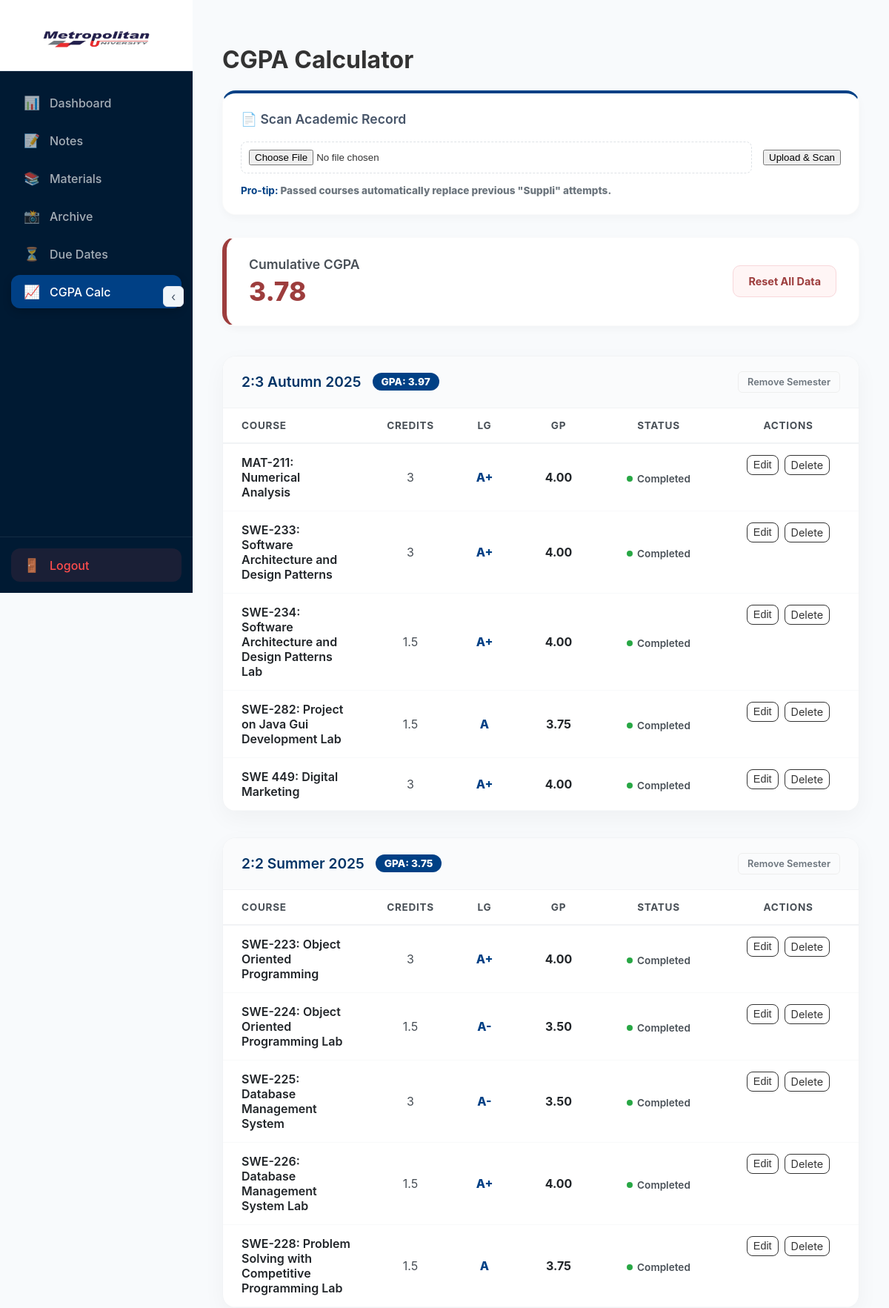
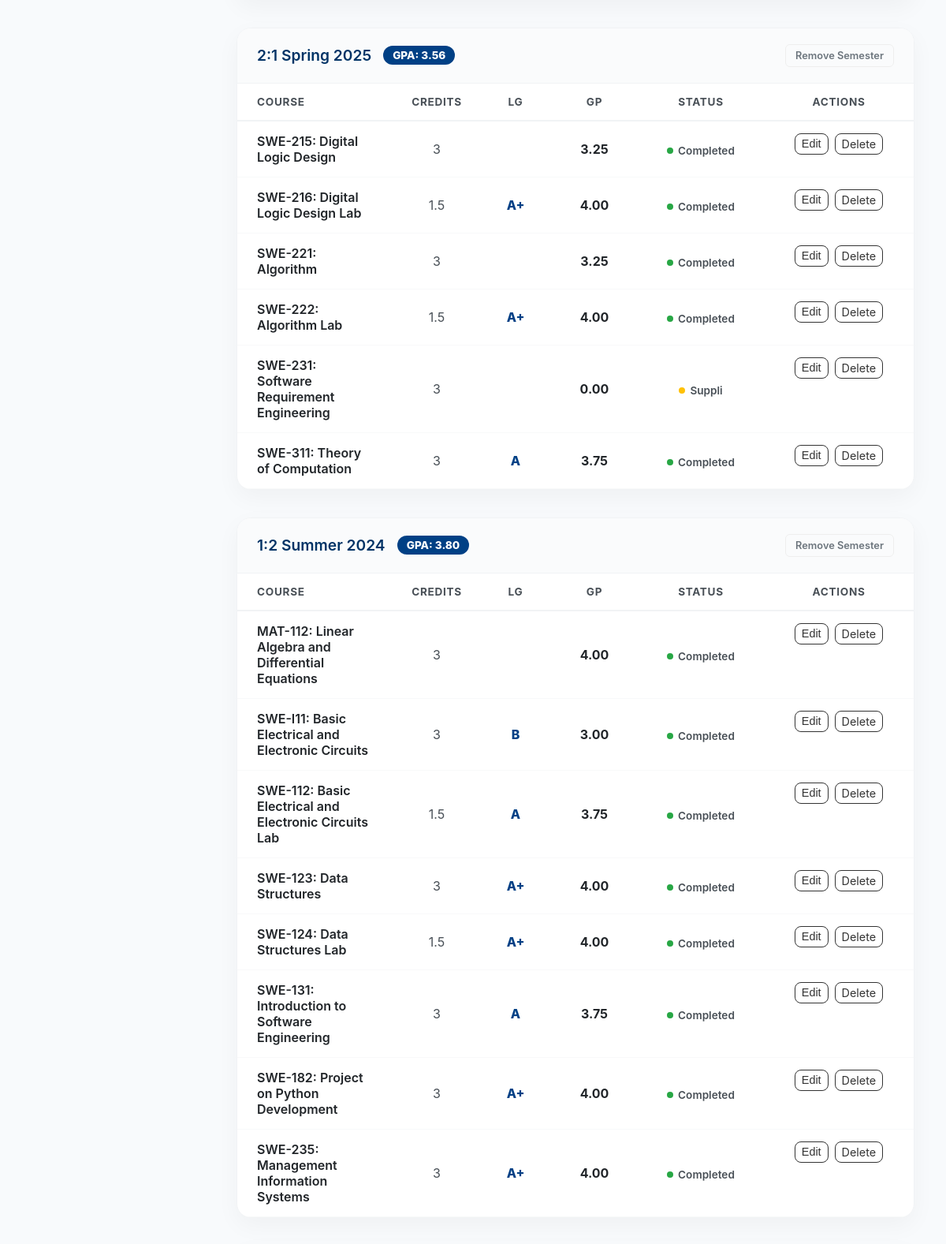
Screenshot of /cgpa.php (signed in, upper part) with the database file from the repository (2 pictures, top to bottom).
### tables this page shows
CREATE TABLE course_results (
    id INTEGER PRIMARY KEY AUTOINCREMENT,
    user_id INTEGER NOT NULL,
    course_name TEXT NOT NULL,
    credits INTEGER NOT NULL,
    grade REAL NOT NULL,
    semester TEXT NOT NULL, letter_grade TEXT, status TEXT,
    FOREIGN KEY (user_id) REFERENCES users(id)
);

### cgpa.php (the view, shortened to what this page needs)
<?php
require_once 'includes/db.php';
$stmt = $db->prepare("SELECT * FROM course_results WHERE user_id = ? ORDER BY semester DESC");
$stmt->execute([$_SESSION['user_id']]);
$results = $stmt->fetchAll();
$semesters = [];
$total_points = 0;
$total_credits = 0;
foreach ($results as $row) {
    if (!isset($semesters[$row['semester']])) {
        $semesters[$row['semester']] = ['courses' => [], 'points' => 0, 'credits' => 0];
    }
    $semesters[$row['semester']]['courses'][] = $row;
    if ($row['grade'] > 0) {
        $semesters[$row['semester']]['points'] += ($row['grade'] * $row['credits']);
        $semesters[$row['semester']]['credits'] += $row['credits'];
        $total_points += ($row['grade'] * $row['credits']);
        $total_credits += $row['credits'];
    }
}
$cgpa = ($total_credits > 0) ? ($total_points / $total_credits) : 0;
?>
<?php include 'includes/header.php'; ?>
<h1>CGPA Calculator</h1>
<div class="card" style="margin-bottom: 30px; border-top: 4px solid #004085;">
    <h3 style="margin-top: 0; margin-bottom: 20px;">📄 Scan Academic Record</h3>
    <form method="POST" enctype="multipart/form-data" style="display: flex; gap: 15px; align-items: center;">
        <div style="flex: 1;">
            <input type="file" name="transcript" accept="image/*" required
                   style="border: 1px dashed #dee2e6; padding: 10px; width: 100%; box-sizing: border-box; border-radius: 8px;">
        </div>
        <button type="submit" style="white-space: nowrap;">Upload & Scan</button>
    </form>
    <p style="font-size: 0.85rem; color: #6c757d; margin-top: 15px;">
        <span style="color: #004085; font-weight: bold;">Pro-tip:</span> Passed courses automatically replace previous "Suppli" attempts.
    </p>
</div>
<div class="card" style="margin-bottom: 40px; border-left: 6px solid #9d3d3d; flex-direction: row; align-items: center; justify-content: space-between; padding: 25px 30px;">
    <div>
        <h3 style="margin: 0; color: #495057; font-size: 1.1rem;">Cumulative CGPA</h3>
        <p style="margin: 5px 0 0 0; font-size: 2.2rem; font-weight: 800; color: #9d3d3d;">
            <?php echo number_format($cgpa, 2); ?>
        </p>
    </div>
    <?php if (!empty($semesters)): ?>
        <a href="cgpa.php?delete_all=1" onclick="return confirm('Delete ALL records?')"
           style="background: #fff5f5; color: #9d3d3d; text-decoration: none; padding: 12px 20px; border-radius: 10px; font-weight: 700; font-size: 0.9rem; border: 1px solid #f8d7da; transition: all 0.2s;">
            Reset All Data
        </a>
    <?php endif; ?>
</div>
<?php foreach ($semesters as $semester_name => $data):
    $sem_gpa = ($data['credits'] > 0) ? ($data['points'] / $data['credits']) : 0;
?>
    <div class="card" style="padding: 0; margin-top: 35px; border: 1px solid #f1f3f5; box-shadow: 0 10px 30px rgba(0,0,0,0.04);">
        <div style="padding: 20px 25px; background: #fafbfc; border-bottom: 1px solid #f1f3f5; display: flex; justify-content: space-between; align-items: center; border-radius: 16px 16px 0 0;">
            <div style="display: flex; align-items: center; gap: 15px;">
                <h3 style="margin: 0; font-size: 1.2rem; color: #003366;"><?php echo htmlspecialchars($semester_name); ?></h3>
                <span style="font-size: 0.85rem; color: #fff; font-weight: 800; background: #004085; padding: 4px 12px; border-radius: 20px;">
                    GPA: <?php echo number_format($sem_gpa, 2); ?>
                </span>
            </div>
            <a href="cgpa.php?delete_semester=<?php echo urlencode($semester_name); ?>" onclick="return confirm('Delete this semester?')"
               style="color: #6c757d; font-size: 0.8rem; text-decoration: none; font-weight: 600; padding: 6px 12px; border-radius: 6px; border: 1px solid #eee;">
                Remove Semester
            </a>
        </div>
        <div style="overflow-x: auto;">
            <table style="width: 100%; border-collapse: collapse;">
                <thead>
                    <tr style="background: #fff; color: #495057; border-bottom: 2px solid #f1f3f5;">
                        <th style="padding: 15px 25px; text-align: left; font-size: 0.85rem; text-transform: uppercase; letter-spacing: 0.05em;">Course</th>
                        <th style="padding: 15px; text-align: center; width: 80px; font-size: 0.85rem; text-transform: uppercase; letter-spacing: 0.05em;">Credits</th>
                        <th style="padding: 15px; text-align: center; width: 60px; font-size: 0.85rem; text-transform: uppercase; letter-spacing: 0.05em;">LG</th>
                        <th style="padding: 15px; text-align: center; width: 80px; font-size: 0.85rem; text-transform: uppercase; letter-spacing: 0.05em;">GP</th>
                        <th style="padding: 15px; text-align: center; width: 130px; font-size: 0.85rem; text-transform: uppercase; letter-spacing: 0.05em;">Status</th>
                        <th style="padding: 15px 25px; text-align: center; width: 140px; font-size: 0.85rem; text-transform: uppercase; letter-spacing: 0.05em;">Actions</th>
                    </tr>
                </thead>
                <tbody>
                    <?php foreach ($data['courses'] as $course): ?>
                        <tr id="row-<?php echo $course['id']; ?>" style="border-bottom: 1px solid #f8f9fa; transition: background 0.2s;">
                            <form method="POST">
                                <td style="padding: 15px 25px;">
                                    <span class="display-mode" style="font-weight: 600; color: #212529;"><?php echo htmlspecialchars($course['course_name'] ?? ''); ?></span>
                                </td>
                                <td style="padding: 15px; text-align: center;">
                                    <span class="display-mode" style="color: #495057;"><?php echo $course['credits']; ?></span>
                                </td>
                                <td style="padding: 15px; text-align: center;">
                                    <span class="display-mode" style="font-weight: 800; color: #004085;"><?php echo htmlspecialchars($course['letter_grade'] ?? ''); ?></span>
                                </td>
                                <td style="padding: 15px; text-align: center;">
                                    <span class="display-mode" style="font-weight: 700; color: #212529;"><?php echo number_format($course['grade'], 2); ?></span>
                                </td>
                                <td style="padding: 15px; text-align: center;">
                                    <span class="display-mode">
                                        <?php
                                            $status_text = htmlspecialchars($course['status'] ?: 'Completed');
                                            $dot_color = is_numeric(stripos($status_text, 'Completed')) ? '#28a745' :
                                                       (is_numeric(stripos($status_text, 'Suppli')) ? '#ffc107' :
                                                       (is_numeric(stripos($status_text, 'Retake')) ? '#dc3545' : '#6c757d'));
                                        ?>
                                        <span style="display: inline-flex; align-items: center; gap: 6px; font-size: 0.85rem; font-weight: 600; color: #495057;">
                                            <span style="width: 8px; height: 8px; background: <?php echo $dot_color; ?>; border-radius: 50%;"></span>
                                            <?php echo $status_text; ?>
                                        </span>
                                    </span>
                                </td>
                                <td style="padding: 15px 25px; text-align: center; display: flex; gap: 8px; justify-content: center;">
                                    <button type="button" class="action-btn btn-edit display-mode" style="border-radius: 8px;" onclick="toggleEdit(<?php echo $course['id']; ?>)">Edit</button>
                                    <a href="cgpa.php?delete=<?php echo $course['id']; ?>" class="action-btn btn-delete display-mode" style="border-radius: 8px;" onclick="return confirm('Delete this course?')">Delete</a>
                                </td>
                            </form>
                        </tr>
                    <?php endforeach; ?>
                </tbody>
            </table>
        </div>
    </div>
<?php endforeach; ?>
<?php include 'includes/footer.php'; ?>

### assets/css/style.css (style rules this page uses)
body { font-family: 'Inter', 'Segoe UI', Roboto, Helvetica, Arial, sans-serif; margin: 0; padding: 0; color: #333; background-color: #f8fafc; background-image: radial-gradient(#e2e8f0 1px, transparent 1px); background-size: 20px 20px; transition: background-color 0.3s ease; }
button, .chat-btn, .action-btn, .card-link { transition: all 0.3s cubic-bezier(0.34, 1.56, 0.64, 1) !important; }
.card { background: #ffffff; padding: 24px; border-radius: 18px; box-shadow: 0 4px 12px rgba(0,0,0,0.03); border: 1px solid rgba(0,0,0,0.02); transition: all 0.4s cubic-bezier(0.34, 1.56, 0.64, 1); animation: revealUp 0.6s cubic-bezier(0.22, 1, 0.36, 1) forwards; display: flex; flex-direction: column; justify-content: flex-start; position: relative; overflow: hidden; }
.card h3 { margin: 0 0 12px 0; font-size: 1.1rem; color: #475569; font-weight: 600; }
.card p { margin: 0; font-size: 1.6rem; font-weight: 800; color: #1e293b; }

### cgpa.php (style rules this page uses)
.action-btn { cursor: pointer; text-decoration: none; font-size: 0.9em; padding: 4px 8px; border-radius: 4px; border: 1px solid; transition: all 0.2s; background: none; }
.btn-edit { color: var(--mu-blue); border-color: var(--mu-blue); }
.btn-delete { color: var(--mu-red); border-color: var(--mu-red); }

### rows the page displays
course_results: course_name "MAT-211: Numerical Analysis", credits "3", letter_grade "A+", grade "4.00", status "Completed"
course_results: course_name "SWE-233: Software Architecture and Design Patterns", credits "3", letter_grade "A+", grade "4.00", status "Completed"
course_results: course_name "SWE-234: Software Architecture and Design Patterns Lab", credits "1.5", letter_grade "A+", grade "4.00", status "Completed"
course_results: course_name "SWE-282: Project on Java Gui Development Lab", credits "1.5", letter_grade "A", grade "3.75", status "Completed"
course_results: course_name "SWE 449: Digital Marketing", credits "3", letter_grade "A+", grade "4.00", status "Completed"
course_results: course_name "SWE-223: Object Oriented Programming", credits "3", letter_grade "A+", grade "4.00", status "Completed"
course_results: course_name "SWE-224: Object Oriented Programming Lab", credits "1.5", letter_grade "A-", grade "3.50", status "Completed"
course_results: course_name "SWE-225: Database Management System", credits "3", letter_grade "A-", grade "3.50", status "Completed"
course_results: course_name "SWE-226: Database Management System Lab", credits "1.5", letter_grade "A+", grade "4.00", status "Completed"
course_results: course_name "SWE-228: Problem Solving with Competitive Programming Lab", credits "1.5", letter_grade "A", grade "3.75", status "Completed"
course_results: course_name "SWE-215: Digital Logic Design", credits "3", grade "3.25", status "Completed"
course_results: course_name "SWE-216: Digital Logic Design Lab", credits "1.5", letter_grade "A+", grade "4.00", status "Completed"
course_results: course_name "SWE-221: Algorithm", credits "3", grade "3.25", status "Completed"
course_results: course_name "SWE-222: Algorithm Lab", credits "1.5", letter_grade "A+", grade "4.00", status "Completed"
course_results: course_name "SWE-231: Software Requirement Engineering", credits "3", grade "0.00", status "Suppli"
course_results: course_name "SWE-311: Theory of Computation", credits "3", letter_grade "A", grade "3.75", status "Completed"
course_results: course_name "MAT-112: Linear Algebra and Differential Equations", credits "3", grade "4.00", status "Completed"
course_results: course_name "SWE-I11: Basic Electrical and Electronic Circuits", credits "3", letter_grade "B", grade "3.00", status "Completed"
course_results: course_name "SWE-112: Basic Electrical and Electronic Circuits Lab", credits "1.5", letter_grade "A", grade "3.75", status "Completed"
course_results: course_name "SWE-123: Data Structures", credits "3", letter_grade "A+", grade "4.00", status "Completed"
course_results: course_name "SWE-124: Data Structures Lab", credits "1.5", letter_grade "A+", grade "4.00", status "Completed"
course_results: course_name "SWE-131: Introduction to Software Engineering", credits "3", letter_grade "A", grade "3.75", status "Completed"
course_results: course_name "SWE-182: Project on Python Development", credits "3", letter_grade "A+", grade "4.00", status "Completed"
course_results: course_name "SWE-235: Management Information Systems", credits "3", letter_grade "A+", grade "4.00", status "Completed"

### other values shown
$cgpa "3.78"
$semester_name "2:3 Autumn 2025"
$sem_gpa "3.97"
$semester_name "2:2 Summer 2025"
$sem_gpa "3.75"
$semester_name "2:1 Spring 2025"
$sem_gpa "3.56"
$semester_name "1:2 Summer 2024"
$sem_gpa "3.80"
